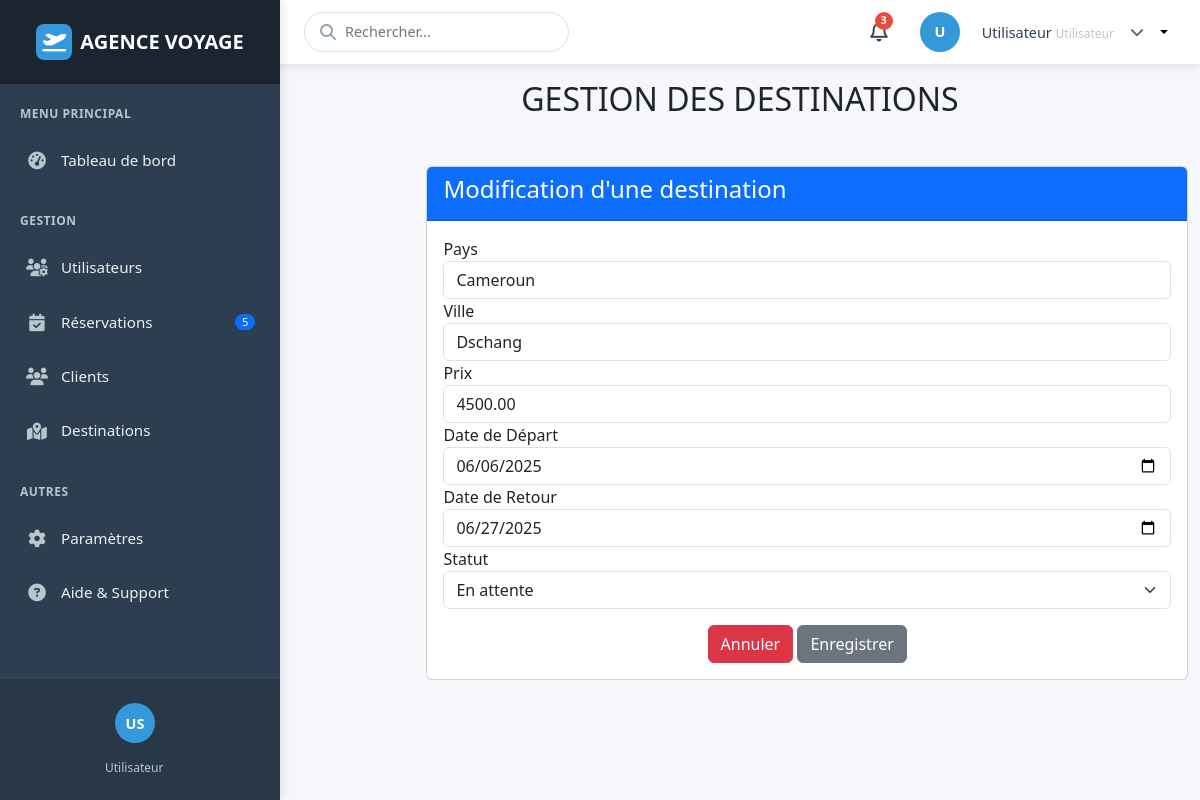
/destination/edit.php?id=1, run on the app's committed database.
### tables this page shows
CREATE TABLE `destinations` (
  `id` int(11) NOT NULL,
  `pays` varchar(255) DEFAULT NULL,
  `ville` varchar(255) DEFAULT NULL,
  `prix` decimal(10,2) DEFAULT NULL,
  `date_retour` date DEFAULT NULL,
  `statut` enum('en attente','validée','annulée') DEFAULT NULL,
  `date_depart` date DEFAULT NULL
);

### destination/edit.php (the view, shortened to what this page needs)
<?php
include("../connexion.php");
include("../include/header.php");
include("../include/sidebar.php");
?>
<?php
if ($_GET['id']) {
    $id = $_GET['id'];
    $sql = "SELECT * FROM destinations WHERE id = :id";
    $statement = $connect->prepare($sql);
    $statement->bindValue(':id', $id, PDO::PARAM_STR);
    $statement->execute();
    $destinations = $statement->fetchAll(PDO::FETCH_ASSOC);
    $destination = $destinations[0];
} else {
    echo "Aucun élément sélectionné";
}
?>
<h2 class="mt-3 text-center">GESTION DES DESTINATIONS</h2>
<div class="container">
    <div class="card mt-5" style="margin-left: 15%;">
        <div class="card-header bg-primary">
            <h4 class="text-white">Modification d'une destination</h4>
        </div>
        <div class="card-body">
            <form action="" method="POST">
                <label for="pays">Pays</label>
                <input class="form-control" name="pays" value="<?= htmlspecialchars($destination["pays"]) ?>" type="text" required>
                <label for="ville">Ville</label>
                <input class="form-control" name="ville" value="<?= htmlspecialchars($destination["ville"]) ?>" type="text" required>
                <label for="prix">Prix</label>
                <input class="form-control" name="prix" value="<?= htmlspecialchars($destination["prix"]) ?>" type="number" step="0.01" required>
                <label for="date_depart">Date de Départ</label>
                <input class="form-control" name="date_depart" value="<?= htmlspecialchars($destination["date_depart"]) ?>" type="date" required>
                <label for="date_retour">Date de Retour</label>
                <input class="form-control" name="date_retour" value="<?= htmlspecialchars($destination["date_retour"]) ?>" type="date" required>
                <label for="statut">Statut</label>
                <select name="statut" class="form-select" required>
                    <option value="en attente" <?= $destination["statut"] == "en attente" ? 'selected' : '' ?>>En attente</option>
                </select>
                <center class="mt-3">
                    <button type="button" class="btn btn-danger" onclick="window.history.back();">Annuler</button>
                    <button type="submit" class="btn btn-secondary">Enregistrer</button>
                </center>
            </form>
        </div>
    </div>
</div>
<?php include('../include/footer.php'); ?>

### include/header.php (style rules this page uses)
:root { --header-height: 64px; --sidebar-width: 280px; --primary-color: #2c3e50; --secondary-color: #3498db; --accent-color: #e74c3c; --light-color: #ecf0f1; --dark-color: #2c3e50; --header-bg: #fff; --header-shadow: 0 2px 10px rgba(0, 0, 0, 0.1); }
body { font-family: 'Segoe UI', Tahoma, Geneva, Verdana, sans-serif; padding-top: var(--header-height); padding-left: var(--sidebar-width); background-color: #f5f7fa; min-height: 100vh; }

### include/sidebar.php (style rules this page uses)
:root { --sidebar-width: 280px; --sidebar-bg: #2c3e50; --sidebar-color: #ecf0f1; --sidebar-active-bg: #3498db; --sidebar-hover-bg: rgba(255, 255, 255, 0.1); --sidebar-header-bg: #1a252f; --sidebar-divider: rgba(255, 255, 255, 0.1); --sidebar-icon-color: #b8c7ce; --sidebar-active-icon-color: #fff; }

### data on the page
destinations: pays "Cameroun", ville "Dschang", prix "4500.00", date_depart "06/06/2025", date_retour "06/27/2025", statut "En attente"

### other printed values
$initials ?: 'U' "U"
$_SESSION['user']['prenom'] "Utilisateur"
$_SESSION['user']['role'] "Utilisateur"
$initials ?: 'US' "US"
